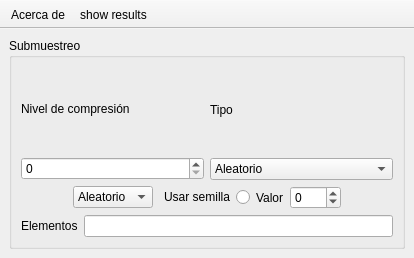
<?xml version="1.0" encoding="UTF-8"?>
<ui version="4.0">
 <class>MainWindow</class>
 <widget class="QMainWindow" name="MainWindow">
  <property name="geometry">
   <rect>
    <x>0</x>
    <y>0</y>
    <width>414</width>
    <height>258</height>
   </rect>
  </property>
  <property name="windowTitle">
   <string>MainWindow</string>
  </property>
  <property name="tabShape">
   <enum>QTabWidget::Rounded</enum>
  </property>
  <widget class="QWidget" name="centralwidget">
   <layout class="QVBoxLayout" name="verticalLayout_5">
    <item>
     <widget class="QGroupBox" name="samplingGroupBox">
      <property name="title">
       <string>Submuestreo</string>
      </property>
      <layout class="QVBoxLayout" name="verticalLayout_6">
       <item>
        <layout class="QHBoxLayout" name="samplingHLayout">
         <item>
          <layout class="QVBoxLayout" name="compresVLayout">
           <item>
            <widget class="QLabel" name="compresLabel">
             <property name="text">
              <string>Nivel de compresión</string>
             </property>
            </widget>
           </item>
           <item>
            <widget class="QSpinBox" name="compresSpinBox">
             <property name="maximum">
              <number>100</number>
             </property>
            </widget>
           </item>
          </layout>
         </item>
         <item>
          <layout class="QVBoxLayout" name="sampTypeVLayout">
           <property name="sizeConstraint">
            <enum>QLayout::SetDefaultConstraint</enum>
           </property>
           <item>
            <widget class="QLabel" name="sampTypeLabel">
             <property name="text">
              <string>Tipo</string>
             </property>
            </widget>
           </item>
           <item>
            <widget class="QComboBox" name="sampTypeComboBox">
             <item>
              <property name="text">
               <string>Aleatorio</string>
              </property>
             </item>
             <item>
              <property name="text">
               <string>Uniforme</string>
              </property>
             </item>
             <item>
              <property name="text">
               <string>Jitter</string>
              </property>
             </item>
             <item>
              <property name="text">
               <string>Lista</string>
              </property>
             </item>
            </widget>
           </item>
          </layout>
         </item>
        </layout>
       </item>
       <item>
        <layout class="QHBoxLayout" name="seedHLayout">
         <item>
          <spacer name="seedHSpacer1">
           <property name="orientation">
            <enum>Qt::Horizontal</enum>
           </property>
           <property name="sizeHint" stdset="0">
            <size>
             <width>40</width>
             <height>20</height>
            </size>
           </property>
          </spacer>
         </item>
         <item>
          <widget class="QComboBox" name="jitterComboBox">
           <item>
            <property name="text">
             <string>Aleatorio</string>
            </property>
           </item>
           <item>
            <property name="text">
             <string>Uniforme</string>
            </property>
           </item>
          </widget>
         </item>
         <item>
          <widget class="QRadioButton" name="seedRadioButton">
           <property name="layoutDirection">
            <enum>Qt::RightToLeft</enum>
           </property>
           <property name="text">
            <string>Usar semilla</string>
           </property>
          </widget>
         </item>
         <item>
          <widget class="QLabel" name="seedLabel">
           <property name="text">
            <string>Valor</string>
           </property>
          </widget>
         </item>
         <item>
          <widget class="QSpinBox" name="seedSpinBox">
           <property name="suffix">
            <string/>
           </property>
           <property name="prefix">
            <string/>
           </property>
           <property name="minimum">
            <number>-999</number>
           </property>
           <property name="maximum">
            <number>999</number>
           </property>
          </widget>
         </item>
         <item>
          <spacer name="seedHSpacer2">
           <property name="orientation">
            <enum>Qt::Horizontal</enum>
           </property>
           <property name="sizeHint" stdset="0">
            <size>
             <width>40</width>
             <height>20</height>
            </size>
           </property>
          </spacer>
         </item>
        </layout>
       </item>
       <item>
        <layout class="QHBoxLayout" name="elementHLayout">
         <item>
          <widget class="QLabel" name="elementLabel">
           <property name="text">
            <string>Elementos</string>
           </property>
          </widget>
         </item>
         <item>
          <widget class="QLineEdit" name="elementLineEdit"/>
         </item>
        </layout>
       </item>
      </layout>
     </widget>
    </item>
   </layout>
  </widget>
  <widget class="QToolBar" name="toolBar">
   <property name="enabled">
    <bool>true</bool>
   </property>
   <property name="windowTitle">
    <string>toolBar</string>
   </property>
   <property name="movable">
    <bool>false</bool>
   </property>
   <property name="floatable">
    <bool>false</bool>
   </property>
   <attribute name="toolBarArea">
    <enum>TopToolBarArea</enum>
   </attribute>
   <attribute name="toolBarBreak">
    <bool>false</bool>
   </attribute>
   <addaction name="actionAcerca_de"/>
   <addaction name="actionshow_results"/>
  </widget>
  <action name="actionAcerca_de">
   <property name="icon">
    <iconset>
     <normaloff>:/icons/info.png</normaloff>:/icons/info.png</iconset>
   </property>
   <property name="text">
    <string>Acerca de</string>
   </property>
   <property name="toolTip">
    <string>&lt;html&gt;&lt;head/&gt;&lt;body&gt;&lt;p&gt;Acerca de este proyecto&lt;/p&gt;&lt;/body&gt;&lt;/html&gt;</string>
   </property>
  </action>
  <action name="actionshow_results">
   <property name="icon">
    <iconset>
     <normaloff>:/icons/report.png</normaloff>:/icons/report.png</iconset>
   </property>
   <property name="text">
    <string>show results</string>
   </property>
   <property name="toolTip">
    <string>Ver y generar reportes de resultados</string>
   </property>
  </action>
 </widget>
 <resources>
  <include location="resources/res.qrc"/>
 </resources>
 <connections/>
</ui>
